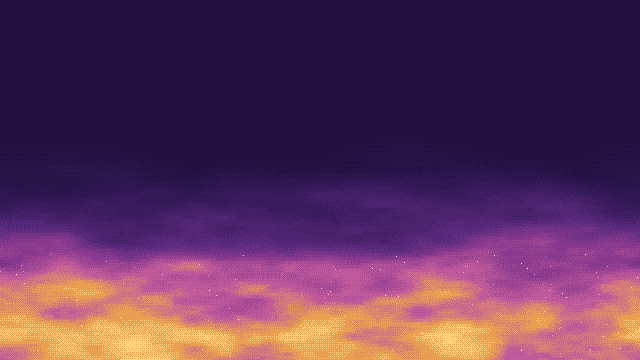
#> input picture assets/backgrounds/aethra/abyss.png, 640 x 360 px
$ python -i trailer.py   (imports and definitions only)
#> lines starting #> are read from the running program, lines starting #| are printed output that depends on the picture
### tools/assetgen/environment/story_stage.py
"""The tooling shared by the stories told in animated scenes (version 2 of data/stories/*.json, 2.60).

Pyrrhax's story was the first (story_pyrrhax_scene.py); the six other giga bosses' stories follow
it (2.63: story_<boss>_scene.py).  Each one has its sprites (characters/story_<boss>_sprites.py),
its layers of scenery (animated sheets, story_scenery.py) and its six shots; this module holds what
they share:

  * the helpers that write a scene (keys, layers, sprites, glows, particles, shadows) — `Kit`;
  * the renderer of a stage at a time (the rule of BossStories::elementState and of the game's
    drawing: parallax, camera kept inside the stage, pulses, shadows, flashes), used for the stills
    (stories/<boss>_<n>.png: the shot's image when its scene cannot be played, the thumbnails);
  * the writer of a story file (its lines of narration kept as written) and of its sheets
    (assets/stories/<boss>/<name>.png, assets/animations/stories/<boss>_<name>.json).

The format (BossStories.h): a shot's « stage » has a size (960x540 units), a backdrop colour, camera
keys {t, pos, zoom}, shakes {from, to, amount}, flashes {t, in, out, color, alpha} and elements
drawn in order.  An element is a sprite (an animation file), a glow (a colour) or particles (a kind
of the story's particles in an area); it has a depth (parallax: 0 never moves, 1 moves with the
camera, more is in front), a blend, a tint and keys {t, pos, scale, alpha, rot, flip, clip, offset,
ease}.  One sheet pixel is two units (scale 1).  The times are seconds of the shot as written in
French (max(4.5 s, 1.2 s + characters / 16)).  Deterministic (fixed seeds)."""
import json
import math
import os
import sys

import numpy as np
from PIL import Image

HERE = os.path.dirname(os.path.abspath(__file__))
REPO = os.path.dirname(os.path.dirname(os.path.dirname(HERE)))
ASSETS = os.path.join(REPO, "assets")
W, H = 960, 540
PIX = 2.0  # units per image pixel


# [5 lines left out: function chars_path, not called in this run]


def shot_duration(text):
    return max(4.5, 1.2 + len(text) / 16.0)


# =================================================================== helpers to write scenes
# [26 lines left out: functions K, shade, glow, not called in this run]


def particles(id_, kind, color, area, keys, depth=1.0):
    return {"id": id_, "particles": kind, "color": color, "area": [float(v) for v in area], "depth": depth, "keys": keys}


# [16 lines left out: function sfx, not called in this run]


def amb(sound, volume=0.45, t=0.0, to=None, fade=0.6):
    """An ambience under a shot (a loop of story_amb_*)."""
    return sfx(sound, t, volume=volume, loop=True, to=to, fade=fade)


def appear(t, dur=0.01):
    """Keys that make an element pop in at t (alpha 0 -> 1, a step)."""
    return [K(max(0.0, t - dur), alpha=0.0, ease="step"), K(t, alpha=1.0, ease="step")]


class Kit:
    """The helpers that name a boss's sheets (animations/stories/<boss>_<name>.json)."""

    def __init__(self, boss):
        self.boss = boss
        self.A = f"animations/stories/{boss}_"

    # [61 lines left out: functions layer, sprite, twinkles, stages, not called in this run]


def story_path(boss):
    return os.path.join(REPO, "data", "stories", f"{boss}.json")


# [92 lines left out: functions write_story, sheet_from, build_sheets, review_sheets, generate, not called in this run]


# =================================================================== rendering (stills, previews)
EASE = {
    "linear": lambda u: u,
    "in": lambda u: u * u,
    "out": lambda u: 1 - (1 - u) * (1 - u),
    "inout": lambda u: u * u * (3 - 2 * u),
    "step": lambda u: 1.0 if u >= 1.0 else 0.0,
}


# [59 lines left out: functions state, held, camera, not called in this run]


class Anim:
    _cache = {}

    # [62 lines left out: functions __init__, get, frame, _blend, not called in this run]


def _hex(h):
    h = h.lstrip("#")
    return np.array([int(h[i:i + 2], 16) / 255.0 for i in (0, 2, 4)], np.float32)


# [112 lines left out: function render, not called in this run]

### tools/assetgen/environment/trailer.py
#!/usr/bin/env python3
"""The game's trailer (2.63): about forty seconds, quick cuts, large titles — played by the same
engine as the giga bosses' stories (version 2 of data/stories/*.json: BossStoryScene), with the
main menu's attract mode (a minute without any input).

Nothing in it is made up: the four planets' own parallax backgrounds, Nova's sheet (run, jump,
dash, shoot, glide, victory), real enemies, the seven giga bosses' own sheets on the scenery of their
stories, the hatchlings of Pyrrhax's story, three Novas for the cooperation, Cosmic Online; the
music is the game's (Singularis's theme).  Every title is French in the data (translated in
data/i18n/en.json).  This writes data/trailer/trailer.json; with --media DIR it also renders the
trailer as frames (the same scenes, through story_stage.render, the titles drawn with the game's
fonts) and makes DIR/trailer.gif (640 px wide) and, with ffmpeg, DIR/trailer.mp4.

    python3 tools/assetgen/environment/trailer.py [--media docs/media]

Deterministic (fixed seeds)."""
import json
import math
import os
import shutil
import subprocess
import sys
import tempfile

sys.dont_write_bytecode = True
HERE = os.path.dirname(os.path.abspath(__file__))
sys.path.insert(0, HERE)

import numpy as np  # noqa: E402

import story_stage as S  # noqa: E402
from story_stage import K, glow, particles, shade  # noqa: E402

REPO = S.REPO
OUT = os.path.join(REPO, "data", "trailer", "trailer.json")
NOVA = "animations/nova.json"
MUSIC = "music/singularis_boss.ogg"
CARD = 4.5  # the last card: the game's name
SX = S.Kit("x")  # sprites given by their whole path


def spr(id_, anim, keys, **kw):
    return SX.sprite(id_, anim, keys, **kw)


# [10 lines left out: function lay, not called in this run]


def story(boss, name):
    return f"animations/stories/{boss}_{name}.json"


# [21 lines left out: function boss_title, not called in this run]


def story_title(boss):
    return json.load(open(os.path.join(REPO, "data", "stories", f"{boss}.json"), encoding="utf-8"))["title"]


# =================================================================== pieces
# [305 lines left out: functions planet, nova_jump, boss_cut, shot_system, shot_run, shot_powers and 11 more, not called in this run]


# =================================================================== the media (README)
def _font(name, px):
    from PIL import ImageFont
    return ImageFont.truetype(os.path.join(S.ASSETS, "fonts", name), max(6, int(px)))


# [25 lines left out: functions _fit, _text, not called in this run]


def _hexrgb(h):
    h = h.lstrip("#")
    return tuple(int(h[i:i + 2], 16) for i in (0, 2, 4))


# [66 lines left out: function frame, not called in this run]


def media(data, out_dir, gif_w=640, gif_fps=8, mp4=True):
    """docs/media/trailer.gif (gif_w wide, under 8 MiB) and, with ffmpeg, trailer.mp4 (960x540, 30 i/s)."""
    total = sum(s["duration"] for s in data["shots"]) + data["titleCard"]
    os.makedirs(out_dir, exist_ok=True)
    ff = shutil.which("ffmpeg")
    written = []
    with tempfile.TemporaryDirectory() as tmp:
        gh = gif_w * 9 // 16
        n = int(total * gif_fps)
        for i in range(n):
            frame(data, i / gif_fps, gif_w, gh).save(os.path.join(tmp, f"g{i:04d}.png"))
        gif = os.path.join(out_dir, "trailer.gif")
        if ff:  # fewer colours until it is under 8 MiB (the README's limit)
            pal = os.path.join(tmp, "pal.png")
            for colors, dither in ((96, "bayer:bayer_scale=5"), (64, "bayer:bayer_scale=5"), (48, "none"), (32, "none")):
                subprocess.run([ff, "-v", "error", "-y", "-framerate", str(gif_fps), "-i", os.path.join(tmp, "g%04d.png"),
                                "-vf", f"palettegen=max_colors={colors}:stats_mode=diff", pal], check=True)
                subprocess.run([ff, "-v", "error", "-y", "-framerate", str(gif_fps), "-i", os.path.join(tmp, "g%04d.png"), "-i", pal,
                                "-lavfi", f"paletteuse=dither={dither}:diff_mode=rectangle", "-loop", "0", gif], check=True)
                if os.path.getsize(gif) <= 8 * 1024 * 1024:
                    break
        else:
            from PIL import Image
            frames = [Image.open(os.path.join(tmp, f"g{i:04d}.png")).convert("P", palette=Image.ADAPTIVE, colors=128) for i in range(n)]
            frames[0].save(gif, save_all=True, append_images=frames[1:], duration=int(1000 / gif_fps), loop=0, optimize=True)
        written.append(gif)
        if ff and mp4:
            fps = 30
            for i in range(int(total * fps)):
                frame(data, i / fps, 960, 540).save(os.path.join(tmp, f"m{i:04d}.png"))
            mp = os.path.join(out_dir, "trailer.mp4")
            music = os.path.join(S.ASSETS, MUSIC)
            cmd = [ff, "-v", "error", "-y", "-framerate", str(fps), "-i", os.path.join(tmp, "m%04d.png")]
            if os.path.isfile(music):
                cmd += ["-i", music, "-shortest", "-c:a", "aac", "-b:a", "128k", "-af", f"afade=t=out:st={total - 1.5:.2f}:d=1.5"]
            cmd += ["-c:v", "libx264", "-pix_fmt", "yuv420p", "-crf", "24", "-preset", "slow", "-movflags", "+faststart",
                    "-t", f"{total:.2f}", mp]
            subprocess.run(cmd, check=True)
            written.append(mp)
    return written


# [13 lines left out: function main, not called in this run]


# [2 lines not run here, left out]

>>> import cv2
>>> picture = cv2.imread('../../../assets/backgrounds/aethra/abyss.png', cv2.IMREAD_GRAYSCALE)
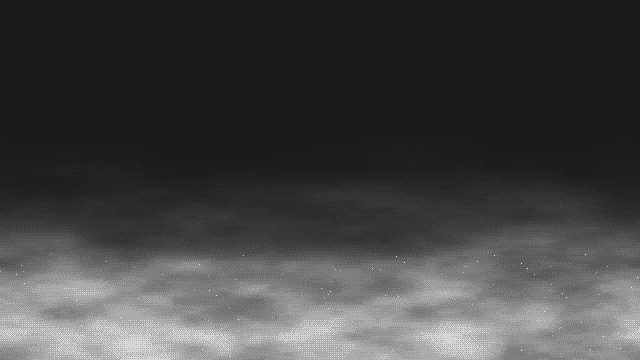
#> picture: shape (360, 640); min 27, max 239, mean 67.9
>>> result = media(picture, 'out.png')
#> (the run stopped early here; a loop or call above may not have finished)

$ run again, on assets/backgrounds/noyau/abyss.png
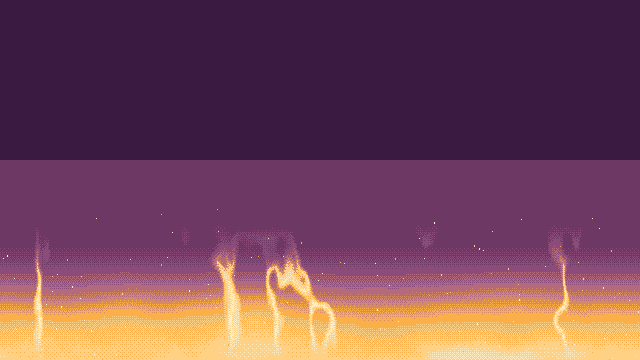
#> input picture assets/backgrounds/noyau/abyss.png, 640 x 360 px
#> `picture = cv2.imread('../../../assets/backgrounds/aethra/abyss.png', c..`:
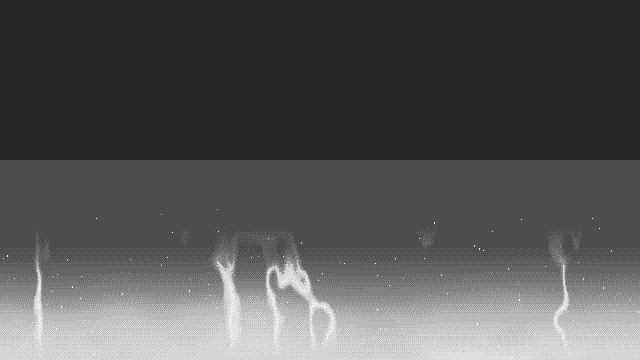
#> picture: shape (360, 640); min 39, max 249, mean 85.8
